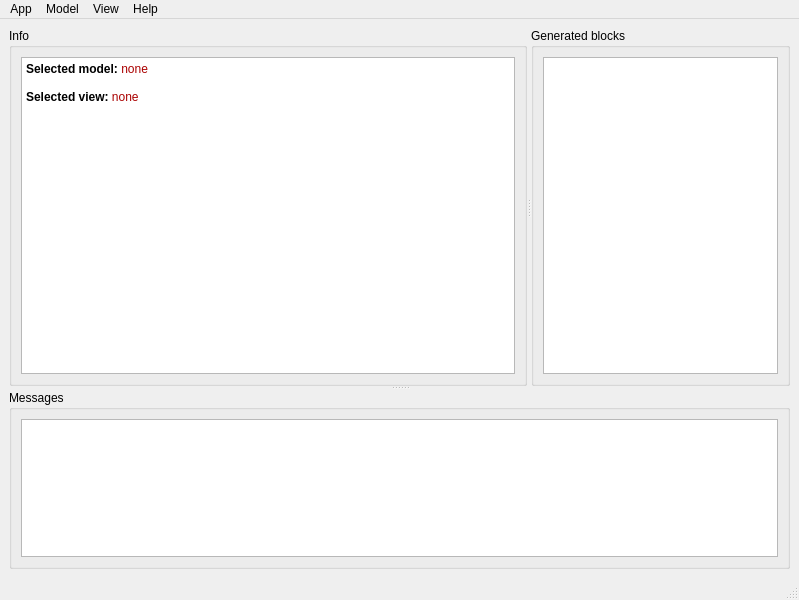
<?xml version="1.0" encoding="UTF-8"?>
<ui version="4.0">
 <class>MainWindow</class>
 <widget class="QMainWindow" name="MainWindow">
  <property name="geometry">
   <rect>
    <x>0</x>
    <y>0</y>
    <width>799</width>
    <height>600</height>
   </rect>
  </property>
  <property name="windowTitle">
   <string>PyCovering</string>
  </property>
  <widget class="QWidget" name="centralwidget">
   <layout class="QGridLayout" name="gridLayout">
    <item row="0" column="0">
     <widget class="QSplitter" name="splitter_2">
      <property name="orientation">
       <enum>Qt::Vertical</enum>
      </property>
      <widget class="QSplitter" name="splitter">
       <property name="sizePolicy">
        <sizepolicy hsizetype="Preferred" vsizetype="Preferred">
         <horstretch>0</horstretch>
         <verstretch>2</verstretch>
        </sizepolicy>
       </property>
       <property name="orientation">
        <enum>Qt::Horizontal</enum>
       </property>
       <widget class="QGroupBox" name="groupBox_3">
        <property name="sizePolicy">
         <sizepolicy hsizetype="Preferred" vsizetype="Preferred">
          <horstretch>2</horstretch>
          <verstretch>0</verstretch>
         </sizepolicy>
        </property>
        <property name="title">
         <string>Info</string>
        </property>
        <layout class="QHBoxLayout" name="horizontalLayout_2">
         <item>
          <widget class="InfoBox" name="infoText">
           <property name="readOnly">
            <bool>true</bool>
           </property>
           <property name="html">
            <string>&lt;!DOCTYPE HTML PUBLIC &quot;-//W3C//DTD HTML 4.0//EN&quot; &quot;http://www.w3.org/TR/REC-html40/strict.dtd&quot;&gt;
&lt;html&gt;&lt;head&gt;&lt;meta name=&quot;qrichtext&quot; content=&quot;1&quot; /&gt;&lt;style type=&quot;text/css&quot;&gt;
p, li { white-space: pre-wrap; }
&lt;/style&gt;&lt;/head&gt;&lt;body style=&quot; font-family:'Sans Serif'; font-size:9pt; font-weight:400; font-style:normal;&quot;&gt;
&lt;p style=&quot; margin-top:0px; margin-bottom:0px; margin-left:0px; margin-right:0px; -qt-block-indent:0; text-indent:0px;&quot;&gt;&lt;span style=&quot; font-weight:600; color:#000000;&quot;&gt;Selected model:&lt;/span&gt;&lt;span style=&quot; color:#000000;&quot;&gt; &lt;/span&gt;&lt;span style=&quot; color:#aa0000;&quot;&gt;none&lt;/span&gt;&lt;/p&gt;
&lt;p style=&quot;-qt-paragraph-type:empty; margin-top:0px; margin-bottom:0px; margin-left:0px; margin-right:0px; -qt-block-indent:0; text-indent:0px; color:#000000;&quot;&gt;&lt;br /&gt;&lt;/p&gt;
&lt;p style=&quot; margin-top:0px; margin-bottom:0px; margin-left:0px; margin-right:0px; -qt-block-indent:0; text-indent:0px;&quot;&gt;&lt;span style=&quot; font-weight:600; color:#000000;&quot;&gt;Selected view:&lt;/span&gt;&lt;span style=&quot; color:#000000;&quot;&gt; &lt;/span&gt;&lt;span style=&quot; color:#aa0000;&quot;&gt;none&lt;/span&gt;&lt;/p&gt;&lt;/body&gt;&lt;/html&gt;</string>
           </property>
          </widget>
         </item>
        </layout>
       </widget>
       <widget class="QGroupBox" name="groupBox">
        <property name="sizePolicy">
         <sizepolicy hsizetype="Preferred" vsizetype="Preferred">
          <horstretch>1</horstretch>
          <verstretch>0</verstretch>
         </sizepolicy>
        </property>
        <property name="title">
         <string>Generated blocks</string>
        </property>
        <layout class="QHBoxLayout" name="horizontalLayout_3">
         <item>
          <widget class="QListView" name="tilesList"/>
         </item>
        </layout>
       </widget>
      </widget>
      <widget class="QGroupBox" name="groupBox_2">
       <property name="sizePolicy">
        <sizepolicy hsizetype="Preferred" vsizetype="Preferred">
         <horstretch>0</horstretch>
         <verstretch>1</verstretch>
        </sizepolicy>
       </property>
       <property name="title">
        <string>Messages</string>
       </property>
       <layout class="QHBoxLayout" name="horizontalLayout">
        <item>
         <widget class="MessageBox" name="messagesText">
          <property name="readOnly">
           <bool>true</bool>
          </property>
         </widget>
        </item>
       </layout>
      </widget>
     </widget>
    </item>
   </layout>
  </widget>
  <widget class="QMenuBar" name="menubar">
   <property name="geometry">
    <rect>
     <x>0</x>
     <y>0</y>
     <width>799</width>
     <height>23</height>
    </rect>
   </property>
   <widget class="QMenu" name="menuModel">
    <property name="title">
     <string>App</string>
    </property>
    <addaction name="actionGenerate"/>
    <addaction name="separator"/>
    <addaction name="actionExit_2"/>
   </widget>
   <widget class="QMenu" name="menuModel_2">
    <property name="title">
     <string>Model</string>
    </property>
    <widget class="QMenu" name="menuType">
     <property name="title">
      <string>Type</string>
     </property>
     <addaction name="action2D_Rectangle_2"/>
     <addaction name="actionPyramid_2"/>
    </widget>
    <widget class="QMenu" name="menuConstraints">
     <property name="enabled">
      <bool>false</bool>
     </property>
     <property name="title">
      <string>Constraints</string>
     </property>
     <addaction name="actionPlaceholder"/>
    </widget>
    <addaction name="menuType"/>
    <addaction name="separator"/>
    <addaction name="actionChange_dimensions"/>
    <addaction name="actionChange_tile_size"/>
    <addaction name="separator"/>
    <addaction name="menuConstraints"/>
   </widget>
   <widget class="QMenu" name="menuView">
    <property name="title">
     <string>View</string>
    </property>
    <widget class="QMenu" name="menuType_2">
     <property name="title">
      <string>Type</string>
     </property>
     <addaction name="actionExample_type"/>
    </widget>
    <addaction name="menuType_2"/>
   </widget>
   <widget class="QMenu" name="menuHelp">
    <property name="title">
     <string>Help</string>
    </property>
    <addaction name="actionDocumentation"/>
    <addaction name="separator"/>
    <addaction name="actionAbout_2"/>
   </widget>
   <addaction name="menuModel"/>
   <addaction name="menuModel_2"/>
   <addaction name="menuView"/>
   <addaction name="menuHelp"/>
  </widget>
  <widget class="QStatusBar" name="statusbar"/>
  <action name="actionModel">
   <property name="text">
    <string>Model</string>
   </property>
  </action>
  <action name="actionView">
   <property name="text">
    <string>View</string>
   </property>
  </action>
  <action name="actionWebpage">
   <property name="text">
    <string>Documentation</string>
   </property>
  </action>
  <action name="actionAbout">
   <property name="text">
    <string>About</string>
   </property>
  </action>
  <action name="actionDocumentation">
   <property name="text">
    <string>Documentation</string>
   </property>
  </action>
  <action name="actionAbout_2">
   <property name="text">
    <string>About</string>
   </property>
  </action>
  <action name="actionExit">
   <property name="text">
    <string>Exit</string>
   </property>
  </action>
  <action name="actionGenerate">
   <property name="enabled">
    <bool>false</bool>
   </property>
   <property name="text">
    <string>Cover</string>
   </property>
  </action>
  <action name="actionExit_2">
   <property name="text">
    <string>Exit</string>
   </property>
  </action>
  <action name="action2D_Rectangle">
   <property name="checkable">
    <bool>true</bool>
   </property>
   <property name="text">
    <string>2D Rectangle</string>
   </property>
  </action>
  <action name="actionPyramid">
   <property name="checkable">
    <bool>true</bool>
   </property>
   <property name="text">
    <string>Pyramid</string>
   </property>
  </action>
  <action name="actionType_2">
   <property name="text">
    <string>Type</string>
   </property>
  </action>
  <action name="action2D_Rectangle_2">
   <property name="checkable">
    <bool>true</bool>
   </property>
   <property name="text">
    <string>2D Rectangle</string>
   </property>
  </action>
  <action name="actionPyramid_2">
   <property name="checkable">
    <bool>true</bool>
   </property>
   <property name="text">
    <string>Pyramid</string>
   </property>
  </action>
  <action name="actionChange_dimensions">
   <property name="enabled">
    <bool>false</bool>
   </property>
   <property name="text">
    <string>Change dimensions...</string>
   </property>
  </action>
  <action name="actionChange_tile_size">
   <property name="enabled">
    <bool>false</bool>
   </property>
   <property name="text">
    <string>Change block size...</string>
   </property>
  </action>
  <action name="actionExample_type">
   <property name="text">
    <string>Example type</string>
   </property>
  </action>
  <action name="actionPlaceholder">
   <property name="checkable">
    <bool>true</bool>
   </property>
   <property name="enabled">
    <bool>true</bool>
   </property>
   <property name="text">
    <string>Placeholder</string>
   </property>
  </action>
 </widget>
 <customwidgets>
  <customwidget>
   <class>InfoBox</class>
   <extends>QTextEdit</extends>
   <header location="global">pycovering.qt_gui.infobox.h</header>
  </customwidget>
  <customwidget>
   <class>MessageBox</class>
   <extends>QTextEdit</extends>
   <header location="global">pycovering.qt_gui.messagebox.h</header>
  </customwidget>
 </customwidgets>
 <resources/>
 <connections>
  <connection>
   <sender>actionExit_2</sender>
   <signal>triggered()</signal>
   <receiver>MainWindow</receiver>
   <slot>close()</slot>
   <hints>
    <hint type="sourcelabel">
     <x>-1</x>
     <y>-1</y>
    </hint>
    <hint type="destinationlabel">
     <x>399</x>
     <y>299</y>
    </hint>
   </hints>
  </connection>
 </connections>
</ui>
